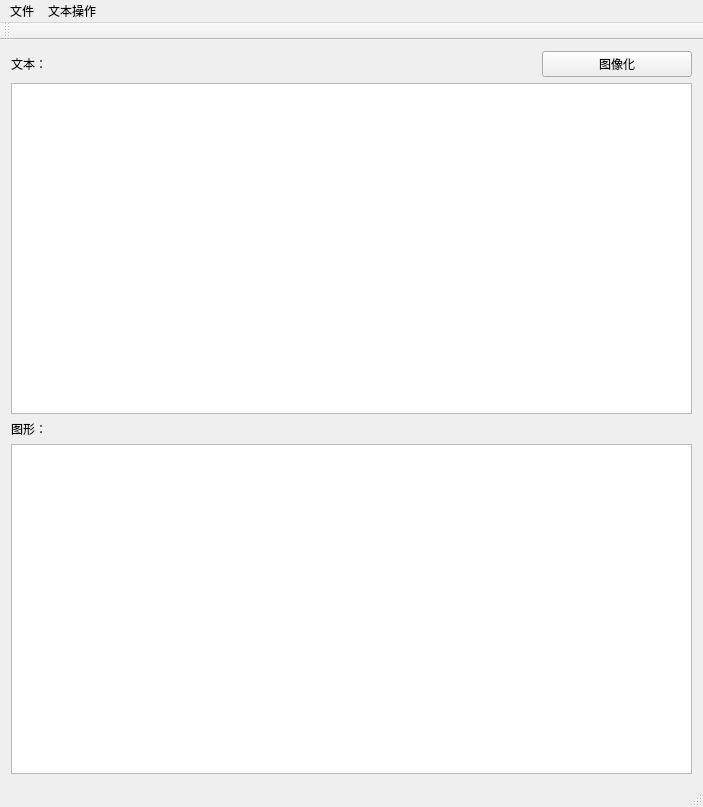
<?xml version="1.0" encoding="UTF-8"?>
<ui version="4.0">
 <class>JSONClass</class>
 <widget class="QMainWindow" name="JSONClass">
  <property name="geometry">
   <rect>
    <x>0</x>
    <y>0</y>
    <width>703</width>
    <height>807</height>
   </rect>
  </property>
  <property name="windowTitle">
   <string>JSON</string>
  </property>
  <widget class="QWidget" name="centralWidget">
   <layout class="QVBoxLayout" name="verticalLayout">
    <item>
     <layout class="QHBoxLayout" name="horizontalLayout">
      <item>
       <widget class="QLabel" name="label">
        <property name="text">
         <string>文本：</string>
        </property>
       </widget>
      </item>
      <item>
       <widget class="QPushButton" name="pushButton">
        <property name="maximumSize">
         <size>
          <width>150</width>
          <height>16777215</height>
         </size>
        </property>
        <property name="text">
         <string>图像化</string>
        </property>
       </widget>
      </item>
     </layout>
    </item>
    <item>
     <widget class="QTextEdit" name="textEdit"/>
    </item>
    <item>
     <widget class="QLabel" name="label_2">
      <property name="text">
       <string>图形：</string>
      </property>
     </widget>
    </item>
    <item>
     <widget class="QTreeView" name="treeView">
      <property name="editTriggers">
       <set>QAbstractItemView::NoEditTriggers</set>
      </property>
      <property name="headerHidden">
       <bool>true</bool>
      </property>
      <attribute name="headerVisible">
       <bool>false</bool>
      </attribute>
     </widget>
    </item>
   </layout>
  </widget>
  <widget class="QMenuBar" name="menuBar">
   <property name="geometry">
    <rect>
     <x>0</x>
     <y>0</y>
     <width>703</width>
     <height>26</height>
    </rect>
   </property>
   <widget class="QMenu" name="menu">
    <property name="title">
     <string>文本操作</string>
    </property>
    <addaction name="action_3"/>
    <addaction name="action_4"/>
    <addaction name="action_5"/>
    <addaction name="action_2"/>
    <addaction name="action_8"/>
   </widget>
   <widget class="QMenu" name="menu_2">
    <property name="title">
     <string>文件</string>
    </property>
    <addaction name="action_6"/>
    <addaction name="action_7"/>
    <addaction name="action"/>
   </widget>
   <addaction name="menu_2"/>
   <addaction name="menu"/>
  </widget>
  <widget class="QToolBar" name="mainToolBar">
   <attribute name="toolBarArea">
    <enum>TopToolBarArea</enum>
   </attribute>
   <attribute name="toolBarBreak">
    <bool>false</bool>
   </attribute>
  </widget>
  <widget class="QStatusBar" name="statusBar"/>
  <action name="actionFuzhi">
   <property name="text">
    <string>fuzhi</string>
   </property>
  </action>
  <action name="action_3">
   <property name="text">
    <string>复制</string>
   </property>
  </action>
  <action name="action_4">
   <property name="text">
    <string>粘贴</string>
   </property>
  </action>
  <action name="action_5">
   <property name="text">
    <string>清空</string>
   </property>
  </action>
  <action name="action_6">
   <property name="text">
    <string>打开</string>
   </property>
  </action>
  <action name="action_7">
   <property name="text">
    <string>保存</string>
   </property>
  </action>
  <action name="action">
   <property name="text">
    <string>另存为</string>
   </property>
  </action>
  <action name="action_2">
   <property name="text">
    <string>格式化</string>
   </property>
  </action>
  <action name="action_8">
   <property name="text">
    <string>压缩</string>
   </property>
  </action>
 </widget>
 <layoutdefault spacing="6" margin="11"/>
 <resources>
  <include location="json.qrc"/>
 </resources>
 <connections/>
</ui>
